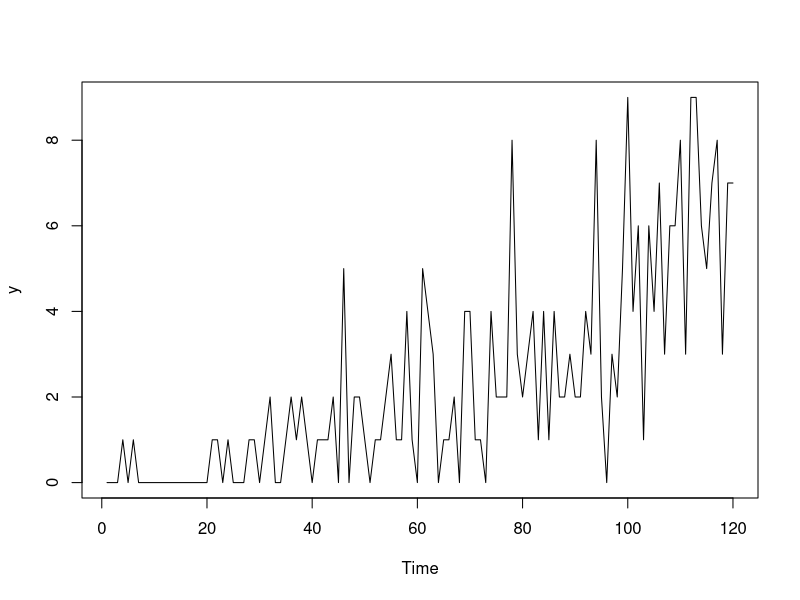

Write R code to recreate this figure. (Note: this script raises an error after producing the figure.)
## ---- chunk 1
y <- ts(c(rpois(20,0.25),rpois(20,0.5),rpois(20,1),rpois(20,2),rpois(20,3),rpois(20,5)))
## ---- chunk 2
plot(y)
## ---- chunk 3
oETSFModel1 <- oes(y, occurrence="fixed", h=10, holdout=TRUE)
oETSFModel1
plot(oETSFModel1)
## ---- chunk 4
oETSOModel <- oes(y, model="MMN", occurrence="odds-ratio", h=10, holdout=TRUE)
oETSOModel
plot(oETSOModel)
## ---- chunk 5
oETSIModel <- oes(y, model="MMN", occurrence="inverse-odds-ratio", h=10, holdout=TRUE)
oETSIModel
plot(oETSIModel)
## ---- chunk 6
oETSGModel1 <- oesg(y, modelA="MNN", modelB="AAN", h=10, holdout=TRUE)
oETSGModel1
plot(oETSGModel1)
## ---- chunk 7
oETSGModel1$modelA
## ---- chunk 8
oETSDModel <- oes(y, model="MMN", occurrence="d", h=10, holdout=TRUE)
oETSDModel
plot(oETSDModel)
## ---- chunk 9
# Assumption | Differential Entropy
# Normal distribution
entropiesTable <- c("$\\epsilon_t \\sim \\mathcal{N}(0, \\sigma^2)$",
                    "$\\frac{1}{2}\\left(\\log(2\\pi\\sigma^2)+1\\right)$",
# Laplace distribution
                    "$\\epsilon_t \\sim \\mathcal{Laplace}(0, s)$",
                    "$1+\\log(2s)$",
# S distribution
                    "$\\epsilon_t \\sim \\mathcal{S}(0, s)$",
                    "$2+2\\log(2s)$",
# GN distribution
                    "$\\epsilon_t \\sim \\mathcal{GN}(0, s, \\beta)$",
                    "$\\beta^{-1}-\\log\\left(\\frac{\\beta}{2s\\Gamma\\left(\\beta^{-1}\\right)}\\right)$",
# Asymmetric Laplace distribution
                    "$\\epsilon_t \\sim \\mathcal{ALaplace}(0, s, \\alpha)$",
                    "$1+\\log(2s)$",
# IG distribution
                    "$1+\\epsilon_t \\sim \\mathcal{IG}(1, s)$",
                    "$\\frac{1}{2}\\left(\\log \\pi e s -\\log(2) \\right)$",
# Gamma distribution
                    "$1+\\epsilon_t \\sim \\mathcal{\\Gamma}(s^{-1}, s)$",
                    "$s^{-1} + \\log \\Gamma\\left(s^{-1} \\right) + \\left(1-s^{-1}\\right)\\psi\\left(s^{-1}\\right)$",
# logN distribution
                    "$1+\\epsilon_t \\sim \\mathrm{log}\\mathcal{N}\\left(-\\frac{\\sigma^2}{2}, \\sigma^2\\right)$",
                    "$\\frac{1}{2}\\left(\\log(2\\pi\\sigma^2)+1\\right)-\\frac{\\sigma^2}{2}$"
                    )
entropiesTable <- matrix(entropiesTable, 8, 2, byrow=TRUE,
                           dimnames=list(c("**Normal**","**Laplace**","**S**",
                                           "**Generalised Normal**","**Asymmetric Laplace**",
                                           "**Inverse Gaussian**","**Gamma**","**Log Normal**"),
                                         c("**Assumption**","**Differential Entropy**")))
kableTable <- kableExtra::kable(entropiesTable, escape=FALSE, caption="Differential entropies for different distributions. $\\Gamma(\\cdot)$ is the Gamma function, while $\\psi(\\cdot)$ is the digamma function.",
                                col.names=c("Assumption","Differential Entropy"), label="differentialEntropy")
kableExtra::kable_styling(kableTable, font_size=12, protect_latex=TRUE)
## ---- chunk 10
plot(y)
## ---- chunk 11
adamModelsiETS <- vector("list",4)
adamModelsiETS[[1]] <- adam(y, "MMdN", occurrence="odds-ratio",
                            h=10, holdout=TRUE)
adamModelsiETS[[2]] <- adam(y, "MMdN", occurrence="inverse-odds-ratio",
                            h=10, holdout=TRUE)
adamModelsiETS[[3]] <- adam(y, "MMdN", occurrence="direct",
                            h=10, holdout=TRUE)
adamModelsiETS[[4]] <- adam(y, "MMdN", occurrence="general",
                            h=10, holdout=TRUE)
adamModelsiETSAICcs <- setNames(sapply(adamModelsiETS,AICc),
                                c("odds-ratio","inverse-odds-ratio","direct","general"))
adamModelsiETSAICcs
## ---- chunk 12
i <- which.min(adamModelsiETSAICcs)
plot(adamModelsiETS[[i]],7)
## ---- chunk 13
adamModelsiETS[[i]]$occurrence
plot(adamModelsiETS[[i]]$occurrence)
## ---- chunk 14
oETSModel <- oes(y, "MMdN", occurrence=names(adamModelsiETSAICcs)[i],
                 h=10, holdout=TRUE)
adamModeliARIMA <- adam(y, "NNN", occurrence=oETSModel, orders=c(0,2,2),
                        distribution="dlnorm", h=10, holdout=TRUE)
adamModeliARIMA
plot(adamModeliARIMA,7)
## ---- chunk 15
adamModelsiETS[[i]] <- adam(y, "MMdN", occurrence=oETSModel,
                            h=10, holdout=TRUE)
adamModelsiETS[[i]]
plot(adamModelsiETS[[i]],7)
## ---- chunk 16
adamModeliARIMA <- adam(y, "NNN", occurrence=oETSModel, orders=c(1,1,2),
                        distribution="dinvgauss", h=10, holdout=TRUE, initial="back")
adamModeliARIMA
plot(adamModeliARIMA,7)
## ---- chunk 17
adamiETSForecasts <- forecast(adamModelsiETS[[i]],h=10,interval="prediction",nsim=10000)
plot(adamiETSForecasts)
